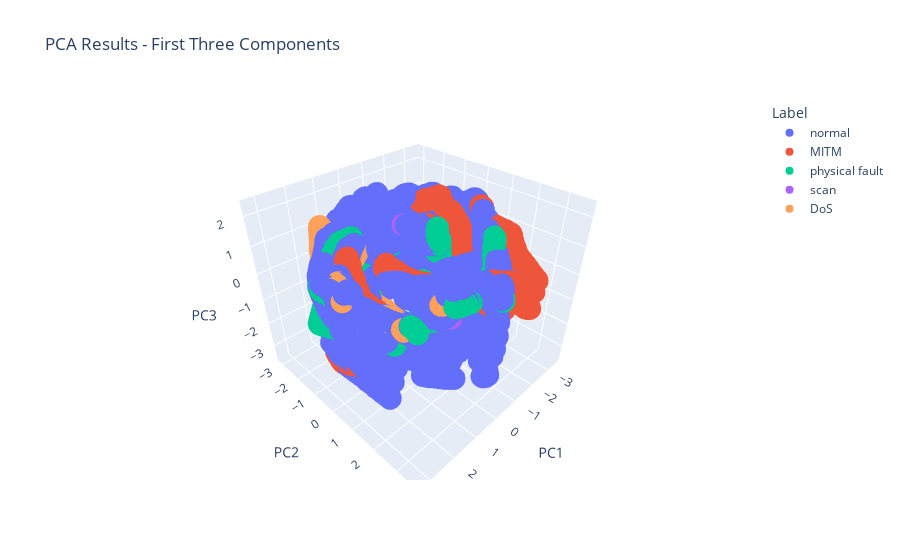

Notebook code for this chart:
### Code cell
# 3D Scatter plot
fig = px.scatter_3d(
    pca_df,
    x='PC1',
    y='PC2',
    z='PC3',
    color='Label',
    title='PCA Results - First Three Components',
    hover_data=['source']
)
fig.show()

### Figure 1 — Plotly figure (JSON) as saved in the notebook; plotly's stock layout.template omitted (floating-point values rounded to 4 significant figures; data arrays with more than 128 entries replaced by an {"elided": "..."} marker saying what was removed)
{"data": [{"customdata": {"elided": "8906x1 str values"}, "hovertemplate": "Label=normal<br>PC1=%{x}<br>PC2=%{y}<br>PC3=%{z}<br>source=%{customdata[0]}<extra></extra>", "legendgroup": "normal", "marker": {"color": "#636efa", "symbol": "circle"}, "mode": "markers", "name": "normal", "scene": "scene", "showlegend": true, "type": "scatter3d", "x": {"elided": "8906 float values"}, "y": {"elided": "8906 float values"}, "z": {"elided": "8906 float values"}}, {"customdata": {"elided": "1008x1 str values"}, "hovertemplate": "Label=MITM<br>PC1=%{x}<br>PC2=%{y}<br>PC3=%{z}<br>source=%{customdata[0]}<extra></extra>", "legendgroup": "MITM", "marker": {"color": "#EF553B", "symbol": "circle"}, "mode": "markers", "name": "MITM", "scene": "scene", "showlegend": true, "type": "scatter3d", "x": {"elided": "1008 float values"}, "y": {"elided": "1008 float values"}, "z": {"elided": "1008 float values"}}, {"customdata": {"elided": "685x1 str values"}, "hovertemplate": "Label=physical fault<br>PC1=%{x}<br>PC2=%{y}<br>PC3=%{z}<br>source=%{customdata[0]}<extra></extra>", "legendgroup": "physical fault", "marker": {"color": "#00cc96", "symbol": "circle"}, "mode": "markers", "name": "physical fault", "scene": "scene", "showlegend": true, "type": "scatter3d", "x": {"elided": "685 float values"}, "y": {"elided": "685 float values"}, "z": {"elided": "685 float values"}}, {"customdata": [["phy_2"], ["phy_2"], ["phy_2"], ["phy_2"], ["phy_2"], ["phy_2"], ["phy_2"], ["phy_4"], ["phy_4"], ["phy_4"], ["phy_4"], ["phy_4"], ["phy_4"], ["phy_4"]], "hovertemplate": "Label=scan<br>PC1=%{x}<br>PC2=%{y}<br>PC3=%{z}<br>source=%{customdata[0]}<extra></extra>", "legendgroup": "scan", "marker": {"color": "#ab63fa", "symbol": "circle"}, "mode": "markers", "name": "scan", "scene": "scene", "showlegend": true, "type": "scatter3d", "x": [0.873, 0.1456, -1.992, -2.623, -0.4498, -2.434, -1.528, 1.004, 0.3646, -0.247, -1.169, 1.001, 1.935, 1.498], "y": [0.6732, -1.239, -0.8756, 0.4268, -1.147, 0.5197, 2.159, 0.02435, -1.643, -2.541, -2.695, 2.613, -1.419, -2.183], "z": [2.26, 0.9942, 1.109, 1.007, 1.795, 1.33, 1.038, 1.389, 0.1574, -0.5291, -1.2, 0.2162, -0.4028, -0.6744]}, {"customdata": {"elided": "310x1 str values"}, "hovertemplate": "Label=DoS<br>PC1=%{x}<br>PC2=%{y}<br>PC3=%{z}<br>source=%{customdata[0]}<extra></extra>", "legendgroup": "DoS", "marker": {"color": "#FFA15A", "symbol": "circle"}, "mode": "markers", "name": "DoS", "scene": "scene", "showlegend": true, "type": "scatter3d", "x": {"elided": "310 float values"}, "y": {"elided": "310 float values"}, "z": {"elided": "310 float values"}}], "layout": {"legend": {"title": {"text": "Label"}, "tracegroupgap": 0}, "scene": {"domain": {"x": [0, 1], "y": [0, 1]}, "xaxis": {"title": {"text": "PC1"}}, "yaxis": {"title": {"text": "PC2"}}, "zaxis": {"title": {"text": "PC3"}}}, "title": {"text": "PCA Results - First Three Components"}}}
